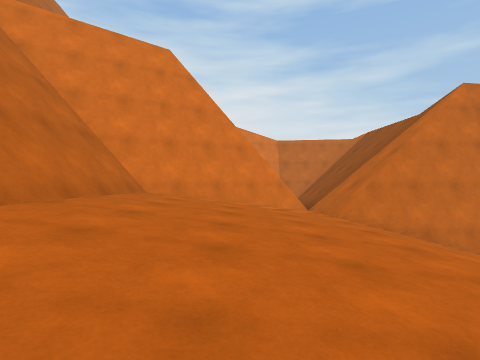
[1] (above)

17 first-person views from a walk through a Unity game level. The camera is 1.2 m above the floor, looks level and sees 80° across. The floor is counted in squares, 2 m on a side. Each view is taken from the middle of a square. On the plan, view 1 faces up. The plan holds only what a view shows up to about 9 squares ahead; the rest is blank. The place goes on beyond the plan. The player character is not drawn. Surface patterns are stand-ins for the level's own textures.

[2]
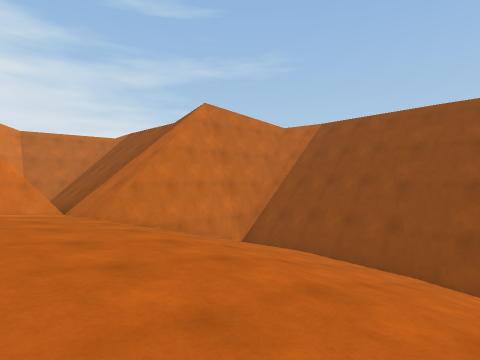

[3]
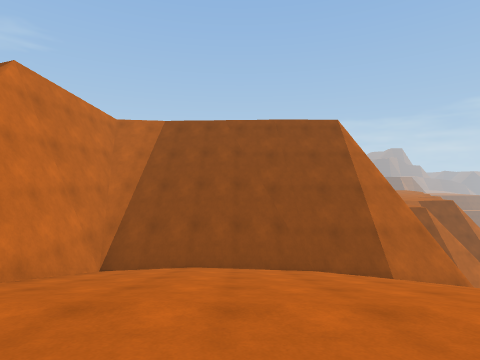

[4]
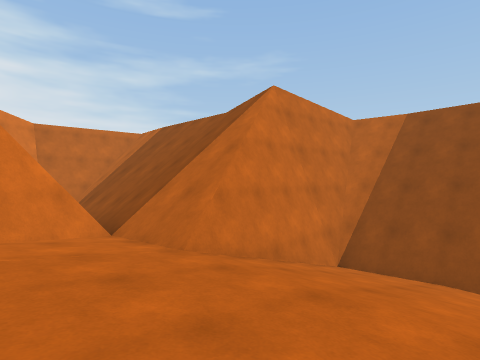

[5]
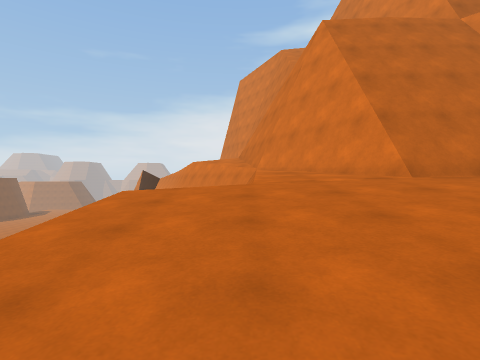

[6]
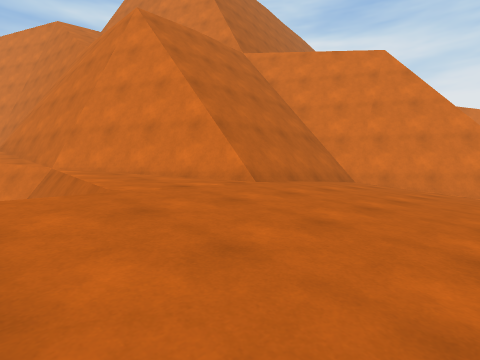

[7]
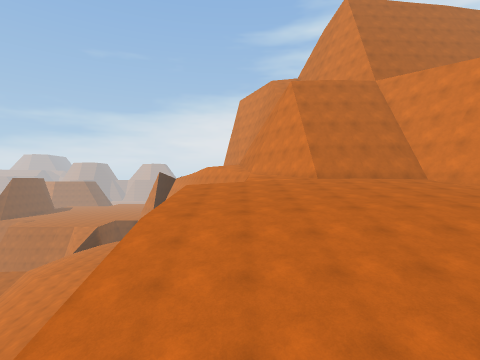

[8]
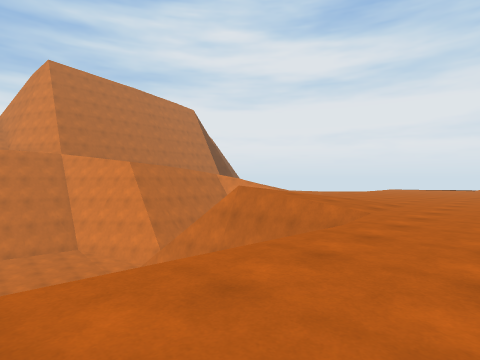

[9]
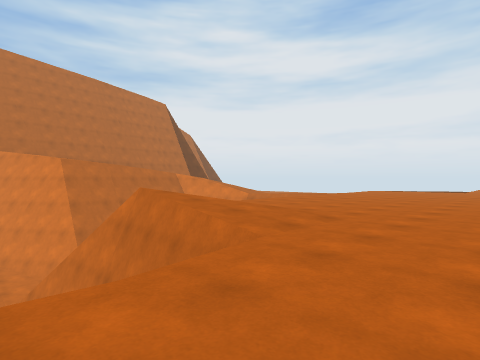

[10]
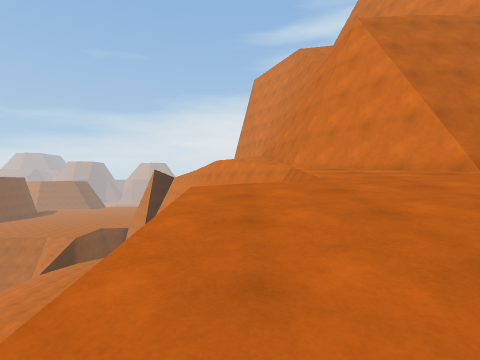

[11]
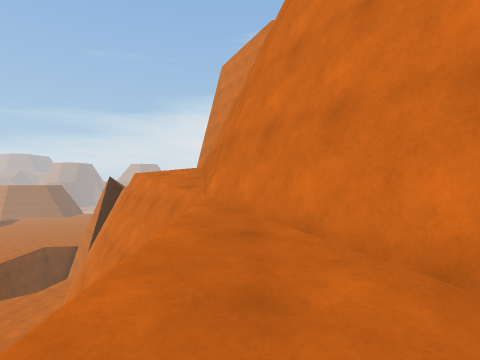

[12]
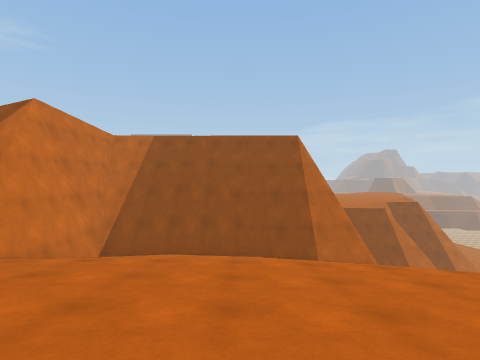

[13]
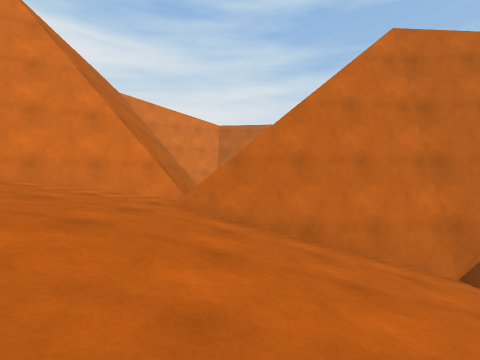

[14]
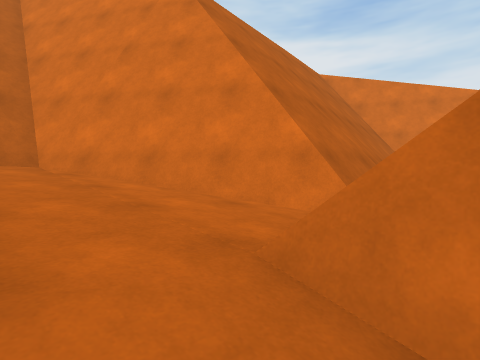

[15]
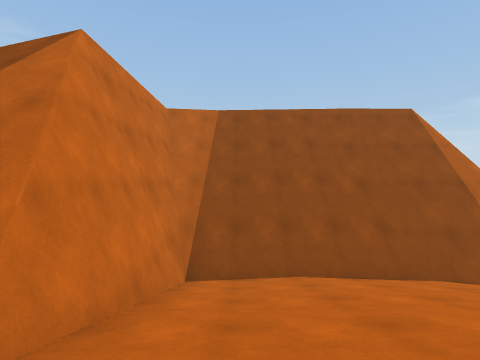

[16]
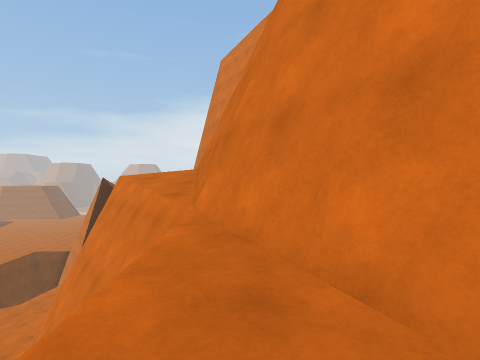

[17]
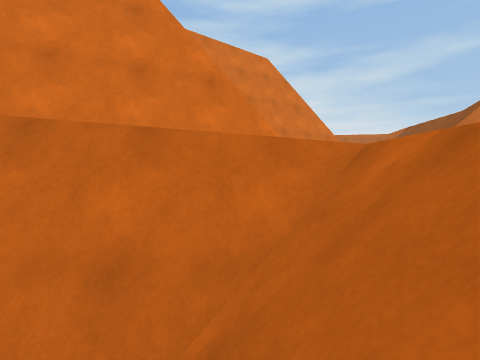

### Floor plan
Key: @ floor where view 1 was taken; # wall or solid block; . main floor; : floor 0.75 m higher than the main floor; - floor 0.75 m lower than the main floor; _ floor 1.5 m lower than the main floor; + floor 5.5 m higher than the main floor; * floor 6.5 m higher than the main floor; < floor 7.25 m lower than the main floor; ( floor 8 m lower than the main floor; / step, stairs or slope; = window, fence, low wall or low ledge; ^ raised ledge; v drop or lower ground.
Columns run from 11 left of view 1 to 12 right of it. Each row starts with its distance up from view 1.
 10          vv #=//// +++++
  9          vv #///// **+++
  8          v=^#/////***+++
  7     ^  vv^##.///==###/++
  6     # vv^#...//###////++
  5       v ^=....-__/////++
  4      == ^#....-__/////++
  3         #/....-__/////++
  2       ^##:....-__/////++
  1    ^###:::....-__/////
  0   ^##vv##/.@.-////////
 -1        #/....-///=#vvv
 -2         /vvvvvvvv=#
 -3         =       =
 -4  #
 -5 <<
 -6 <<       //
 -7     ((   //
 -8     (/

Positions as (right, up) in squares from view 1, and headings:
1: (0, 0), facing up
2: (0, 0), facing up-right
3: (0, 3), facing right
4: (0, 3), facing up-right
5: (2, 0), facing left
6: (1, -1), facing up-left
7: (7, 0), facing left
8: (12, 2), facing up-left
9: (12, 5), facing up-left
10: (2, -1), facing left
11: (-2, 1), facing left
12: (-2, 2), facing right
13: (3, 2), facing up
14: (3, 5), facing up-left
15: (1, 5), facing right
16: (-3, 1), facing left
17: (-3, -2), facing up
